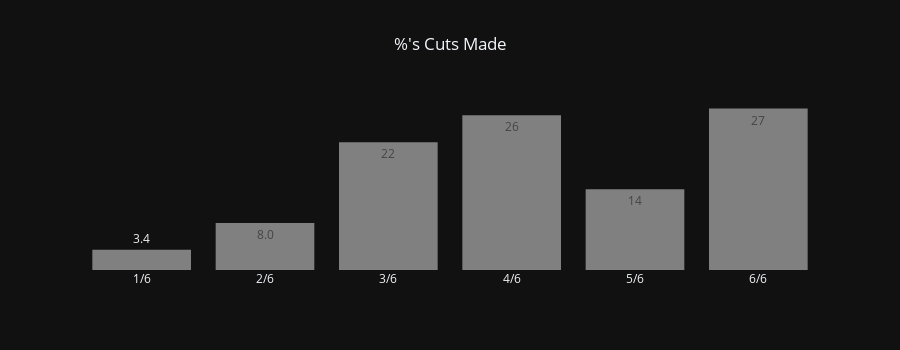

The notebook cell saved with this chart:
### Code cell
### CUTS MADE DISTRIBUTION  ###
df['rounded_percentage'] = (df['cuts_made'] * 100).round().astype(int).astype(str) + '%'

cuts_made_hist = px.histogram(df.sort_values('cuts_made', ascending=False),
                              x='cuts_made',
                              template='plotly_dark',
                              labels={'cuts_made':'', 'count':''},
                              title="%'s Cuts Made",
                              histnorm='percent',
                              color_discrete_sequence=['grey'],
                              height=350,
                              text_auto='.2s'
                             )


cuts_made_hist.update_layout(title_x=.5, bargap=0.2, legend=dict(title="", x=.45, y=1.2, orientation='h'))
cuts_made_hist.update_xaxes(tickvals=[1, 2, 3, 4, 5, 6], ticktext=['1/6', '2/6', '3/6', '4/6', '5/6', '6/6'])
cuts_made_hist.update_yaxes(showticklabels=False, showgrid=False, tickfont=dict(color='#5A5856'),
                             title_font_color='#5A5856', visible=False)

cuts_made_hist.show()

### Figure 1 — Plotly figure (JSON) as saved in the notebook; plotly's stock layout.template omitted (floating-point values rounded to 4 significant figures)
{"data": [{"alignmentgroup": "True", "bingroup": "x", "histnorm": "percent", "hovertemplate": "=%{x}<br>percent=%{y}<extra></extra>", "legendgroup": "", "marker": {"color": "grey", "pattern": {"shape": ""}}, "name": "", "offsetgroup": "", "orientation": "v", "showlegend": false, "texttemplate": "%{value:.2s}", "type": "histogram", "x": [6, 6, 6, 6, 6, 6, 6, 6, 6, 6, 6, 6, 6, 6, 6, 6, 6, 6, 6, 6, 6, 6, 6, 6, 5, 5, 5, 5, 5, 5, 5, 5, 5, 5, 5, 5, 4, 4, 4, 4, 4, 4, 4, 4, 4, 4, 4, 4, 4, 4, 4, 4, 4, 4, 4, 4, 4, 4, 4, 3, 3, 3, 3, 3, 3, 3, 3, 3, 3, 3, 3, 3, 3, 3, 3, 3, 3, 3, 2, 2, 2, 2, 2, 2, 2, 1, 1, 1], "xaxis": "x", "yaxis": "y"}], "layout": {"bargap": 0.2, "barmode": "relative", "height": 350, "legend": {"orientation": "h", "title": {"text": ""}, "tracegroupgap": 0, "x": 0.45, "y": 1.2}, "title": {"text": "%'s Cuts Made", "x": 0.5}, "xaxis": {"anchor": "y", "domain": [0, 1], "ticktext": ["1/6", "2/6", "3/6", "4/6", "5/6", "6/6"], "tickvals": [1, 2, 3, 4, 5, 6], "title": {"text": ""}}, "yaxis": {"anchor": "x", "domain": [0, 1], "showgrid": false, "showticklabels": false, "tickfont": {"color": "#5A5856"}, "title": {"font": {"color": "#5A5856"}, "text": "percent"}, "visible": false}}}
